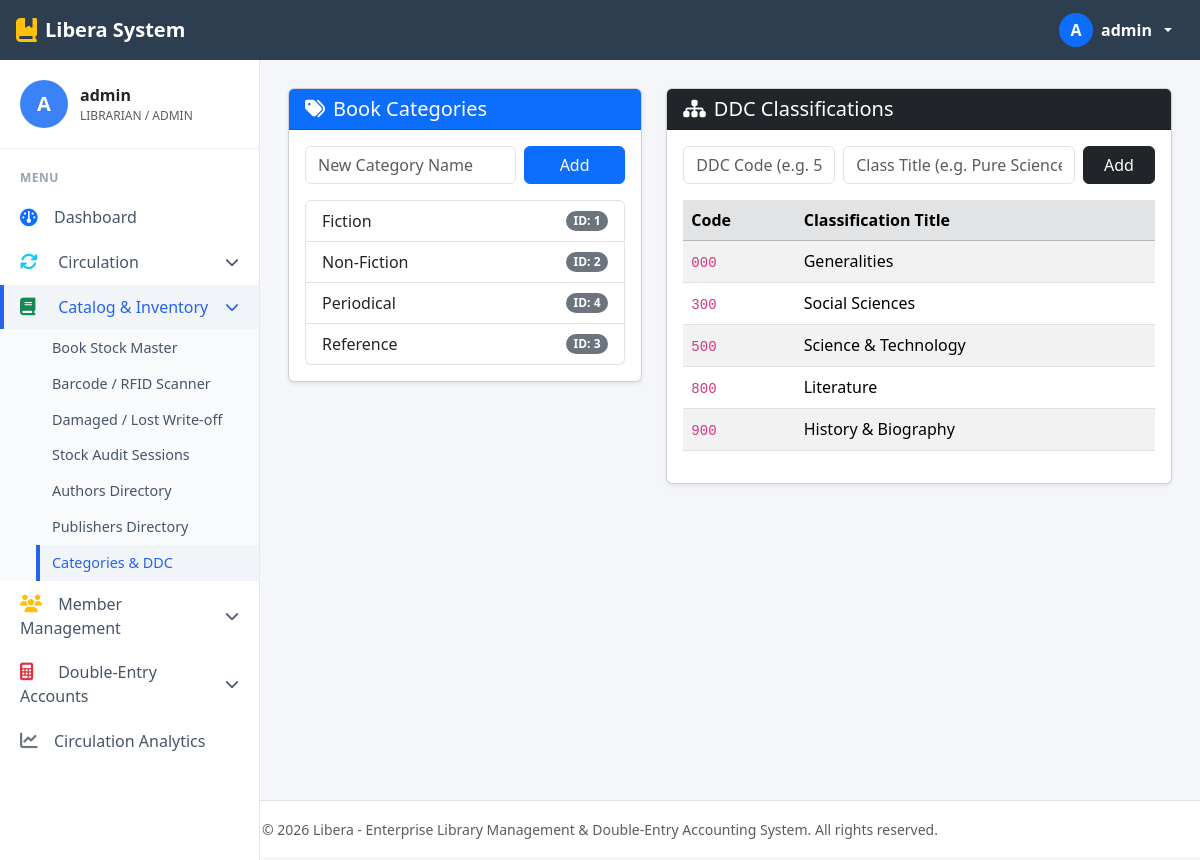
Page /modules/inventory/categories.php (signed in) on the committed database.
### tables this page shows
CREATE TABLE IF NOT EXISTS `MstrCategory` (
	`CategoryNumber` tinyint NOT NULL AUTO_INCREMENT PRIMARY KEY,
	`CategoryName` varchar(50) NULL,
	`CategoryStatus` tinyint NULL DEFAULT 1
);

CREATE TABLE IF NOT EXISTS `MstrClassification` (
	`ClassNumber` int NOT NULL AUTO_INCREMENT PRIMARY KEY,
	`ClassName` varchar(150) NULL,
	`ClassStatus` tinyint NULL DEFAULT 1,
	`ClassCode` varchar(50) NULL,
	`ClassRemarks` varchar(250) NULL,
	`ClassNumberParent` int NULL
);

### config/db.php (called while the page is built, shortened)
<?php
$db_driver = 'mysqli';
$mysqli_conn = @mysqli_connect(DB_HOST, DB_USER, DB_PASS, DB_NAME, DB_PORT);
if ($mysqli_conn) {
    $db_driver = 'mysqli';
}
function db_query($conn, $sql, $types = "", $params = []) {
    global $db_driver;
    if ($db_driver === 'mysqli') {
        if (empty($params)) {
            return mysqli_query($conn, $sql);
        }
        $stmt = mysqli_prepare($conn, $sql);
        mysqli_stmt_bind_param($stmt, $types, ...$params);
        mysqli_stmt_execute($stmt);
        $result = mysqli_stmt_get_result($stmt);
        return $result;
    }
}
if ($db_driver === 'sqlite') {
    function db_num_rows($res) {
        if (is_object($res) && isset($res->num_rows)) return $res->num_rows;
        if (is_object($res) && method_exists($res, 'num_rows')) return $res->num_rows();
        if ($res instanceof mysqli_result) return mysqli_num_rows($res);
        return 0;
    }
    function db_fetch_assoc($res) {
        if (is_object($res) && method_exists($res, 'fetch_assoc')) return $res->fetch_assoc();
        if ($res instanceof mysqli_result) return mysqli_fetch_assoc($res);
        return false;
    }
    function db_data_seek($res, $offset) {
        if (is_object($res) && method_exists($res, 'data_seek')) return $res->data_seek($offset);
        if ($res instanceof mysqli_result) return mysqli_data_seek($res, $offset);
        return false;
    }
} else {
    function db_num_rows($res) {
        return ($res instanceof mysqli_result) ? mysqli_num_rows($res) : 0;
    }
    function db_fetch_assoc($res) {
        return ($res instanceof mysqli_result) ? mysqli_fetch_assoc($res) : false;
    }
}

### modules/inventory/categories.php (the view, shortened to what this page needs)
<?php
require_once __DIR__ . '/../../config/db.php';
require_once __DIR__ . '/../../includes/auth.php';
$categories = db_query($conn, "SELECT * FROM MstrCategory ORDER BY CategoryName ASC");
$ddc = db_query($conn, "SELECT * FROM MstrClassification ORDER BY ClassCode ASC");
require_once __DIR__ . '/../../includes/header.php';
?>
<div class="row g-4">
    <div class="col-md-5">
        <div class="card shadow-sm">
            <div class="card-header bg-primary text-white d-flex justify-content-between align-items-center">
                <h5 class="mb-0"><i class="fa-solid fa-tags me-2"></i>Book Categories</h5>
            </div>
            <div class="card-body">
                <form method="POST" action="categories.php" class="row g-2 mb-3">
                    <div class="col-8">
                        <input type="text" name="CategoryName" class="form-control" placeholder="New Category Name" required>
                    </div>
                    <div class="col-4">
                        <button type="submit" class="btn btn-primary w-100">Add</button>
                    </div>
                </form>
                <ul class="list-group">
                    <?php if ($categories && db_num_rows($categories) > 0): ?>
                        <?php while ($c = db_fetch_assoc($categories)): ?>
                            <li class="list-group-item d-flex justify-content-between align-items-center">
                                <?php echo htmlspecialchars($c['CategoryName']); ?>
                                <span class="badge bg-secondary rounded-pill">ID: <?php echo $c['CategoryNumber']; ?></span>
                            </li>
                        <?php endwhile; ?>
                    <?php else: ?>
                        <li class="list-group-item text-muted">No categories created yet.</li>
                    <?php endif; ?>
                </ul>
            </div>
        </div>
    </div>
    <div class="col-md-7">
        <div class="card shadow-sm">
            <div class="card-header bg-dark text-white d-flex justify-content-between align-items-center">
                <h5 class="mb-0"><i class="fa-solid fa-sitemap me-2"></i>DDC Classifications</h5>
            </div>
            <div class="card-body">
                <form method="POST" action="categories.php" class="row g-2 mb-3">
                    <div class="col-md-4">
                        <input type="text" name="ClassCode" class="form-control" placeholder="DDC Code (e.g. 500)" required>
                    </div>
                    <div class="col-md-6">
                        <input type="text" name="ClassName" class="form-control" placeholder="Class Title (e.g. Pure Sciences)" required>
                    </div>
                    <div class="col-md-2">
                        <button type="submit" class="btn btn-dark w-100">Add</button>
                    </div>
                </form>
                <div class="table-responsive">
                    <table class="table table-hover table-striped">
                        <thead class="table-secondary">
                            <tr>
                                <th>Code</th>
                                <th>Classification Title</th>
                            </tr>
                        </thead>
                        <tbody>
                            <?php if ($ddc && db_num_rows($ddc) > 0): ?>
                                <?php while ($d = db_fetch_assoc($ddc)): ?>
                                    <tr>
                                        <td><code><?php echo htmlspecialchars($d['ClassCode'] ?? 'N/A'); ?></code></td>
                                        <td><?php echo htmlspecialchars($d['ClassName']); ?></td>
                                    </tr>
                                <?php endwhile; ?>
                            <?php else: ?>
                                <tr><td colspan="2" class="text-muted">No DDC classes found.</td></tr>
                            <?php endif; ?>
                        </tbody>
                    </table>
                </div>
            </div>
        </div>
    </div>
</div>
<?php require_once __DIR__ . '/../../includes/footer.php'; ?>

### includes/header.php (style rules this page uses)
:root { --sidebar-width: 260px; --topbar-height: 60px; --brand-color: #34495e; --primary-blue: #2c3e50; --bg-light: #f4f6f9; }
body { background-color: var(--bg-light); font-family: 'Segoe UI', system-ui, -apple-system, sans-serif; min-height: 100vh; }

### rows in the picture
mstrcategory: CategoryName "Fiction", CategoryNumber "1"
mstrcategory: CategoryName "Non-Fiction", CategoryNumber "2"
mstrcategory: CategoryName "Periodical", CategoryNumber "4"
mstrcategory: CategoryName "Reference", CategoryNumber "3"
mstrclassification: ClassCode "000", ClassName "Generalities"
mstrclassification: ClassCode "300", ClassName "Social Sciences"
mstrclassification: ClassCode "500", ClassName "Science & Technology"
mstrclassification: ClassCode "800", ClassName "Literature"
mstrclassification: ClassCode "900", ClassName "History & Biography"

### other values in the picture
substr($_SESSION['username'] ?? 'A', 0, 1) "A"
$_SESSION['username'] "admin"
